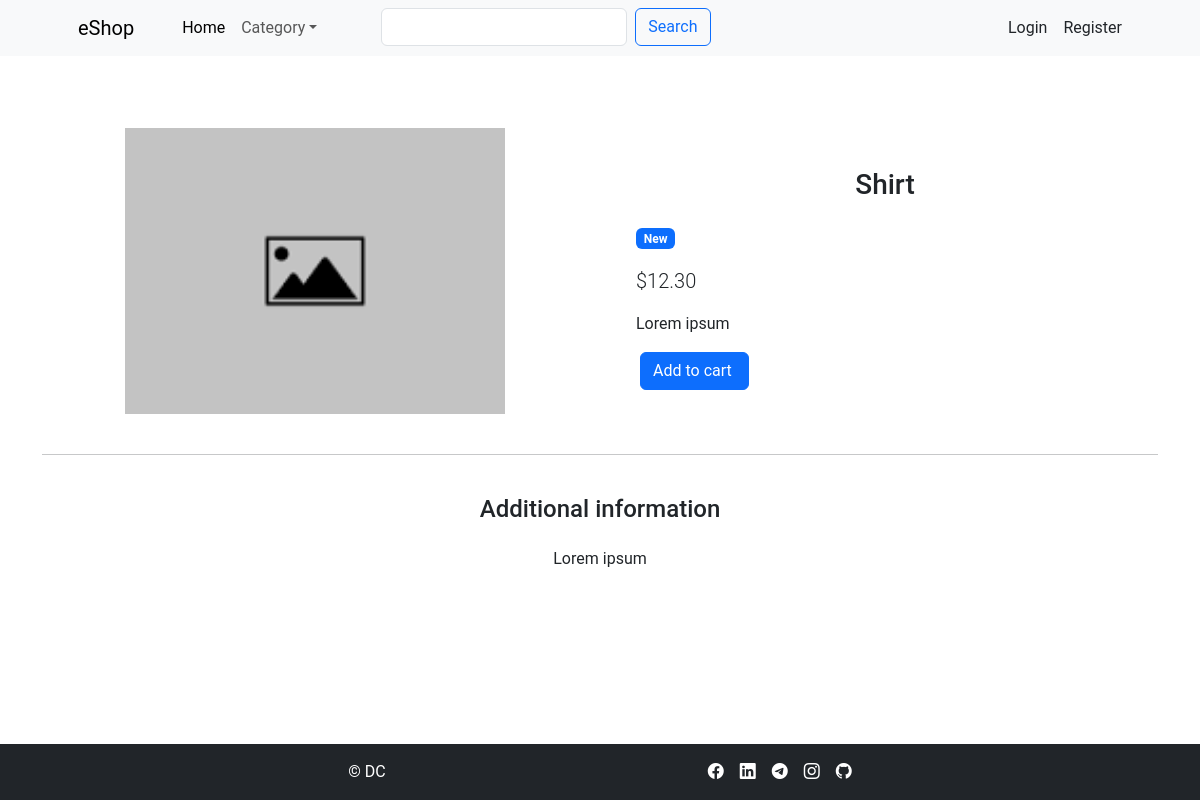
The app's page /buy/product_detail/shirt-1 with its own data.
### buy/models.py (models this page shows, shortened)
class Item(models.Model):
    title = models.CharField(max_length=100)
    price = models.DecimalField(max_digits=19, decimal_places=2)
    discount_price = models.DecimalField(max_digits=19, decimal_places=2, blank=True, null=True)
    category = models.CharField(choices=CATEGORY_CHOICES, max_length=23)
    label = models.CharField(choices=LABEL_CHOICES, max_length=10)
    slug = models.SlugField()
    description = models.TextField()
    additional_information = models.TextField(blank=True, null=True)
    image = models.ImageField(blank=True)
    a_image1 = models.ImageField(blank=True)
    a_image2 = models.ImageField(blank=True)
    a_image3 = models.ImageField(blank=True)
    def add_to_cart_url(self):
        return reverse("add-to-cart", kwargs={"slug": self.slug})

### buy/views.py (the view)
# urls.py: path("product_detail/<slug>", views.ProductDetailView.as_view(), name="product_detail"),
class ProductDetailView(DetailView):
    model = Item
    template_name = "buy/product_detail.html"

### buy/templates/buy/product_detail.html (shortened to what this page needs)
{% extends 'buy/layout.html' %}
{% block content %}
<main class="mt-2 pt-3">
    <div class="container mt-5">
        <div class="row">
            <div class=" d-flex justify-content-center col-md-6 mb-4">
                {% if object.image %}
                <img src="{{ object.image.url }}" class="img-fluid" alt="" />
                {% else %}
                <img src="/media/images.png" class="img-fluid" alt="" />
                {% endif %}
            </div>
            <div class="col-md-6 mb-4">
                <div class="p-4">
                    <h3 class="p-3 text-center">{{ object.title }}</h3>
                    <div class="mb-3">
                        <a href="#">
                            <span class="badge bg-{{ object.label }} me-1">{{ object.get_label_display }}</span>
                        </a>
                    </div>
                    <p class="lead">
                        {% if object.discount_price %}
                            <span class="me-1">
                                <del>${{ object.price }}</del>
                            </span>
                            <span><b>${{ object.discount_price }}</b></span>
                        {% else %}
                            <span>${{ object.price }}</span>
                        {% endif %}
                    </p>
                    <p>{{ object.description }}</p>
                    <a class="btn btn-primary ms-1" href="{{ object.add_to_cart_url }}">
                        Add to cart
                    </a>
                </div>
            </div>
        </div>
        <hr >
        <div class="row d-flex justify-content-center">
            <div class="col-md-6 text-center">
                <h4 class="my-4 h4">Additional information</h4>
                <p>{{ object.additional_information }}</p>
            </div>
        </div>
        <div class="row m-3">
        </div>
    </div>
</main>
</body>
</html>
{% endblock %}

### buy/static/buy/styles.css (style rules this page uses)
body { font-family: 'Roboto', sans-serif; }

### records on screen
Item: title "Shirt", label "New", price "12.30", description "Lorem ipsum", additional_information "Lorem ipsum"
